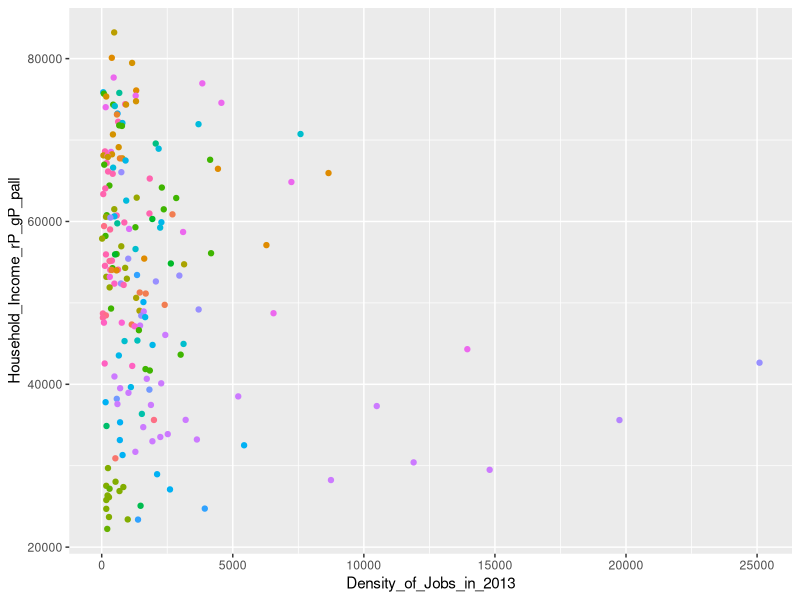
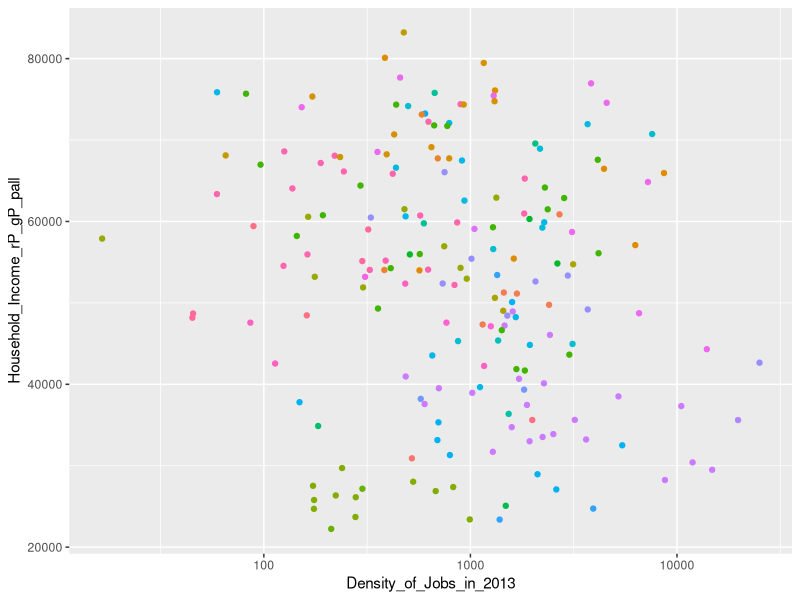
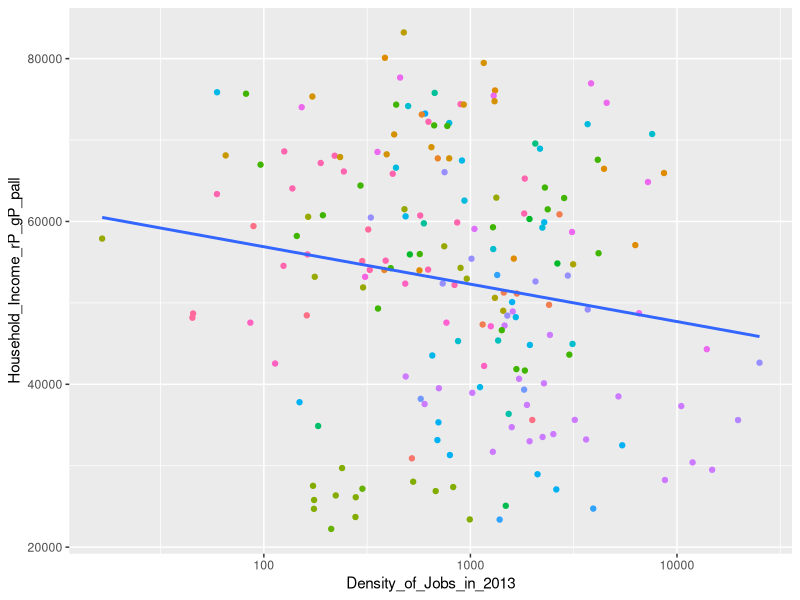

Reproduce these figures in R, in order.
## ---- chunk 1
knitr::opts_chunk$set(echo = TRUE)
#install.packages("janitor")
# Run me first! 
library(tidyverse)
library(readr)
## ---- chunk 2
# Import outcome 1 and save as a df

income <- read_csv("shown_tract_kfr_rP_gP_pall.csv")

# Import outcome 2 and save as a df

jobdensity <- read_csv("shown_tract_job_density_2013.csv")

## ---- chunk 3

income
jobdensity
## ---- chunk 4
merged_data <- full_join(by = c("tract", "Name"), income, jobdensity)
merged_data
## ---- chunk 5

cor.test(merged_data$Household_Income_rP_gP_pall, merged_data$Density_of_Jobs_in_2013,method="pearson")

## ---- chunk 6
  ggplot(data = merged_data, mapping = aes(y = Household_Income_rP_gP_pall, x = Density_of_Jobs_in_2013, color=Name )) + 
      geom_point(show.legend=FALSE) 
  
## ---- chunk 7
  ggplot(data = merged_data, mapping = aes(y = Household_Income_rP_gP_pall, x = Density_of_Jobs_in_2013, color=Name )) + 
      geom_point(show.legend=FALSE) + 
  scale_x_log10()
## ---- chunk 8
  ggplot(data = merged_data, mapping = aes(y = Household_Income_rP_gP_pall, x = Density_of_Jobs_in_2013,  )) + 
      geom_point(aes(color=Name), show.legend=FALSE) + 
    geom_smooth(method=lm, se =FALSE, show.legend=FALSE) + 
    scale_x_log10() 
